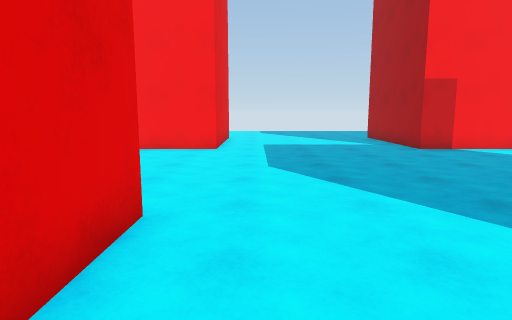
view 1 (above)

19 first-person views from a walk through a 3-D level made in the Unity game engine. The camera is 1.4 m above the floor, tilts 8° down and sees 75° across. The floor is counted in squares, 1 m on a side. Each view is taken from the middle of a square. On the plan, view 1 faces up. The plan holds only what a view shows up to about 15 squares ahead; the rest is blank. The place goes on beyond the plan. The player is left out. Some animated figures are left out.

view 2
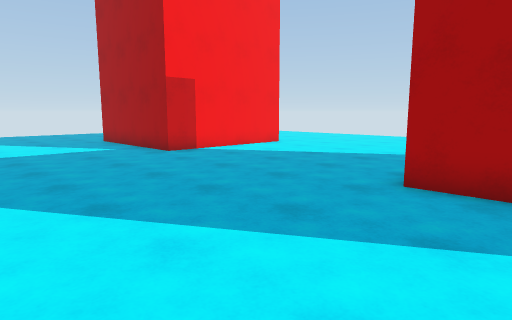

view 3
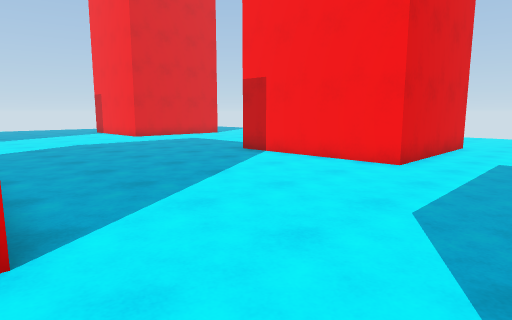

view 4
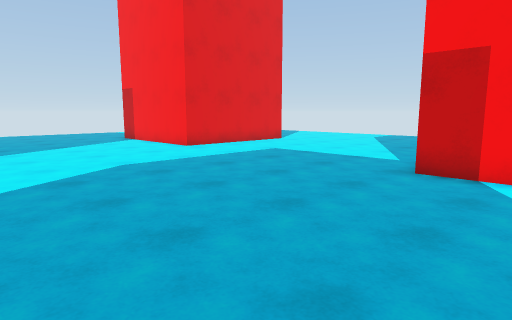

view 5
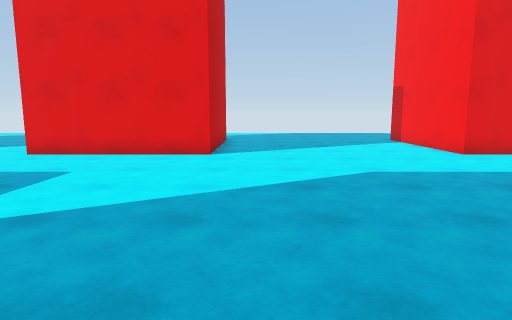

view 6
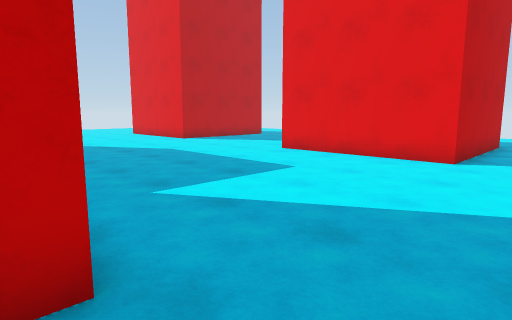

view 7
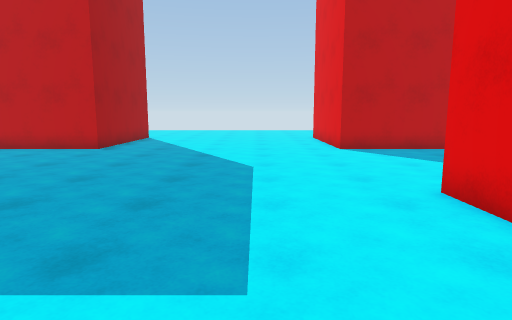

view 8
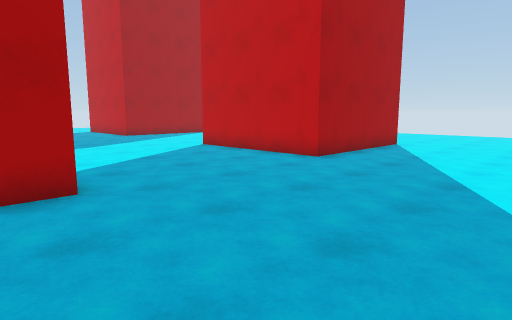

view 9
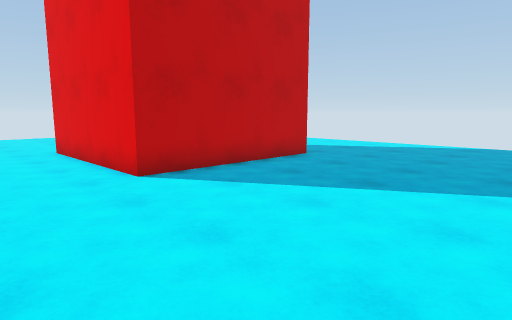

view 10
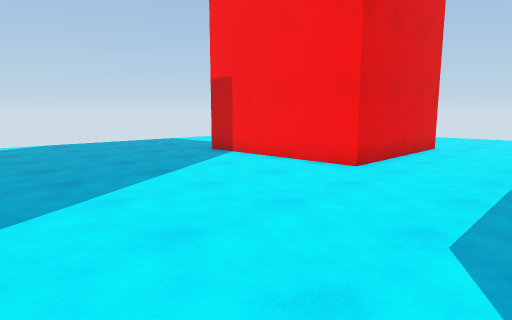

view 11
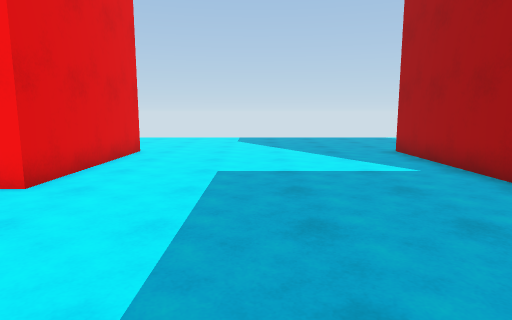

view 12
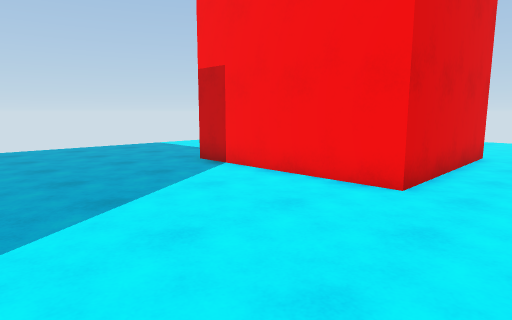

view 13
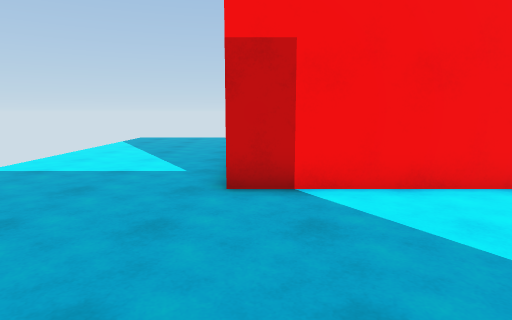

view 14
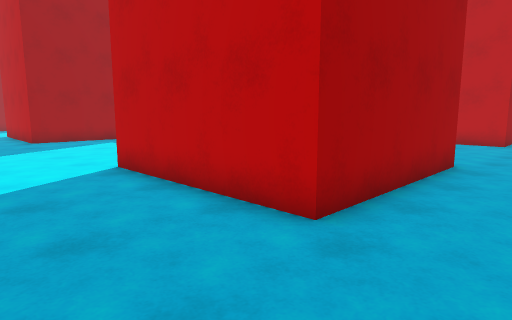

view 15
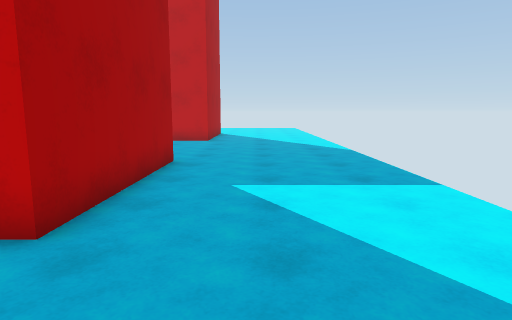

view 16
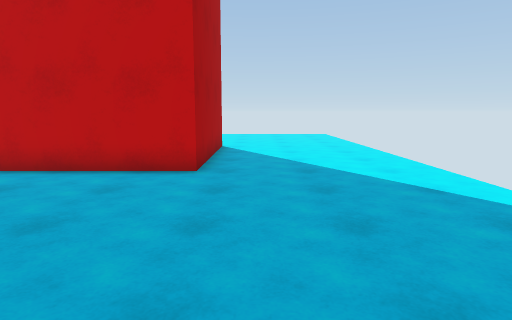

view 17
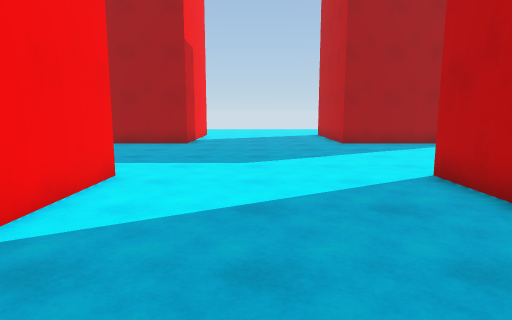

view 18
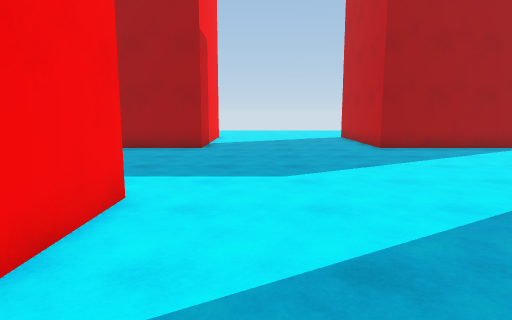

view 19
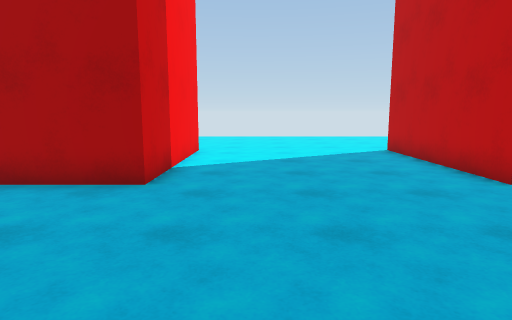

### Floor plan
Points are (right, up) in squares from view 1. A wall is a line through its corners. A room is listed if a view was taken in it or the views show most of it. See-through windows are left out.
Room 1 (views 1, 2, 3, 4, 5, 6, 7, 8, 9, 10, 11, 12, 13, 14, 15, 16, 17, 18, 19)
walls: (-7.9, 4.4) (-7.1, 4.4); (-7.8, -1.9) (-7.8, -0.6); (-1.6, 4.5) (-1.6, 1.9); (-1.5, -1.8) (-5, -1.8); (-7.8, 13.6) (-7.8, 19.4); (-23.6, -1.9) (-23.6, 4.4) (-17.3, 4.4) (-17.3, -1.9); (-7.8, -13.5) (-7.8, -9) (-1.5, -9); (-1.6, 19.4) (-1.6, 13.1) (-7.9, 13.1); (-17.3, 19.4) (-17.3, 13.1) (-23.6, 13.1); (10.5, 13.1) (6.5, 13.1) (6.5, 17.1); (-23.6, -13.5) (-23.6, -9) (-17.3, -9) (-17.3, -13.5); (12.8, -1.8) (6.5, -1.8) (6.5, 4.5); (6.5, -13.5) (6.5, -9) (12.8, -9)

Where each view was taken, in squares from view 1:
view 1: 0 up, 0 right, facing up
view 2: 2 up, 0 right, facing up-right
view 3: 4 up, 2 right, facing up-left
view 4: 5 up, 5 left, facing up-left
view 5: 6 up, 6 left, facing left
view 6: 7 up, 7 left, facing down-left
view 7: 4 up, 14 left, facing down
view 8: 0 up, 14 left, facing down-right
view 9: 2 down, 14 left, facing down-left
view 10: 5 up, 13 left, facing up-left
view 11: 7 up, 13 left, facing up
view 12: 7 up, 15 left, facing up-left
view 13: 7 up, 23 left, facing up
view 14: 8 up, 26 left, facing down-right
view 15: 8 up, 26 left, facing down
view 16: 1 down, 25 left, facing down
view 17: 5 down, 9 left, facing right
view 18: 4 down, 7 left, facing right
view 19: 4 down, 0 right, facing right
